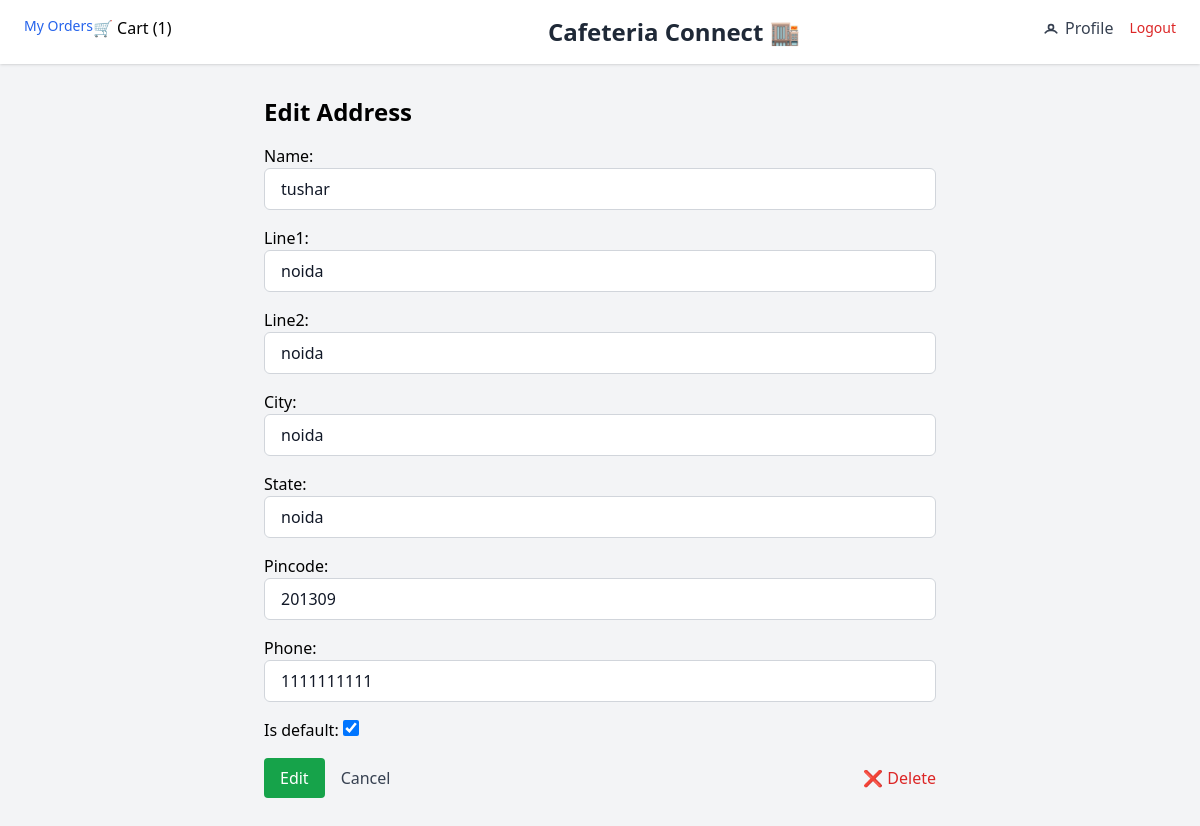
Screenshot of /profile/address/5/edit/ (signed in) with the database file from the repository.
### core/models.py (models this page shows, shortened)
class Address(models.Model):
    user = models.ForeignKey(User, on_delete=models.CASCADE, related_name='addresses')
    name = models.CharField(max_length=100)  # e.g. Home, Work
    line1 = models.CharField(max_length=255)
    line2 = models.CharField(max_length=255, blank=True, null=True)
    city = models.CharField(max_length=100)
    state = models.CharField(max_length=100)
    pincode = models.CharField(max_length=10)
    phone = models.CharField(max_length=15)
    is_default = models.BooleanField(default=False)

### core/views.py (the view)
# urls.py: path('profile/address/<int:pk>/edit/', views.edit_address, name='edit_address'),
@login_required
def edit_address(request, pk):
    address = get_object_or_404(Address, id=pk, user=request.user)
    if request.method == "POST":
        form = AddressForm(request.POST, instance=address)
        if form.is_valid():
            address = form.save(commit=False)
            if address.is_default:
                Address.objects.filter(user=request.user).update(is_default=False)
            address.save()
            return redirect('profile')
    else:
        form = AddressForm(instance=address)
    return render(request, 'address_form.html', {'form': form, 'action': 'Edit', 'address': address})

### core/forms.py
class AddressForm(forms.ModelForm):
    def __init__(self, *args, **kwargs):
        super(AddressForm, self).__init__(*args, **kwargs)
        common_class = 'w-full px-4 py-2 border border-gray-300 rounded-md text-gray-900 focus:outline-none focus:ring-2 focus:ring-indigo-500'
        self.fields['name'].widget.attrs.update({'class': common_class})
        self.fields['line1'].widget.attrs.update({'class': common_class})
        self.fields['line2'].widget.attrs.update({'class': common_class})
        self.fields['city'].widget.attrs.update({'class': common_class})
        self.fields['state'].widget.attrs.update({'class': common_class})
        self.fields['pincode'].widget.attrs.update({'class': common_class})
        self.fields['phone'].widget.attrs.update({'class': common_class})
        self.fields['is_default'].widget.attrs.update({'class': 'h-4 w-4 text-indigo-600 border-gray-300 rounded focus:ring-indigo-500'})
    class Meta:
        model = Address
        fields = ['name', 'line1', 'line2', 'city', 'state', 'pincode', 'phone', 'is_default']

### cart/context_processors.py (called while the page is built)
def cart_item_count(request):
    count = 0
    current_cart = None
    if request.user.is_authenticated:
        current_cart = Cart.objects.filter(user=request.user).last()
        if current_cart:
            count = current_cart.items.count()
    return {
        "cart_item_count": count,
        "current_cart": current_cart,
    }

### templates/address_form.html (shortened to what this page needs)
{% extends 'base.html' %}
{% block content %}
<div class="max-w-2xl mx-auto py-8">
  <h1 class="text-2xl font-bold mb-4">{{ action }} Address</h1>
  <form method="post" class="space-y-4">
    {{ form.as_p }}
    <div class="flex items-center gap-4">
      <button type="submit" class="bg-green-600 text-white px-4 py-2 rounded">{{ action }}</button>
      <a href="{% url 'profile' %}" class="text-gray-700">Cancel</a>
      {% if action == 'Edit' and address %}
        <a href="{% url 'delete_address' address.id %}"
            class="ml-auto text-red-600 hover:underline"
            onclick="return confirm('Are you sure you want to delete this address?');">
            ❌ Delete
        </a>
    {% endif %}
    </div>
  </form>
</div>
{% endblock %}

### rows the page displays
Address: name "tushar", line1 "noida", line2 "noida", city "noida", state "noida", pincode "201309", phone "1111111111", is_default "☑"

### other values shown
{{ cart_item_count }} "1"
{{ action }} "Edit"
